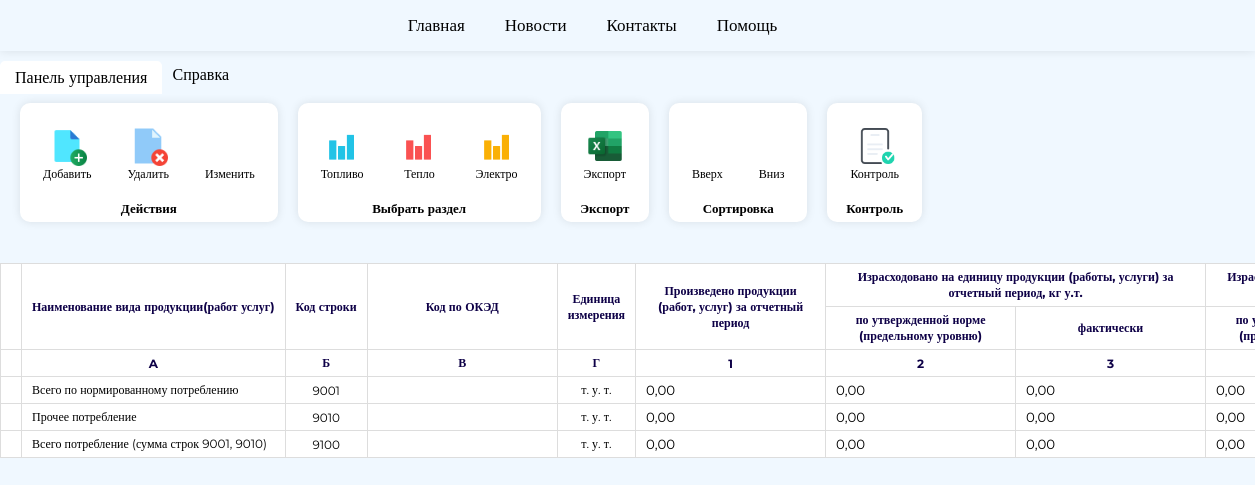
Screenshot of /report/fuel/2 with the database file from the repository.
### website/models.py (models this page shows)
class Sections(db.Model):
    __tablename__ = 'sections'
    id = db.Column(db.Integer, primary_key=True)
    id_version = db.Column(db.Integer, db.ForeignKey('version_report.id'))
    id_product = db.Column(db.Integer, db.ForeignKey('DirProduct.IdProduct'))
    code_product = db.Column(db.Integer, db.ForeignKey('DirProduct.CodeProduct'))
    section_number = db.Column(db.Integer)
    Oked = db.Column(db.Integer)
    produced = db.Column(Numeric(precision=10, scale=2))
    Consumed_Quota = db.Column(Numeric(precision=10, scale=2))
    Consumed_Fact = db.Column(Numeric(precision=10, scale=2))
    Consumed_Total_Quota = db.Column(Numeric(precision=10, scale=2))
    Consumed_Total_Fact = db.Column(Numeric(precision=10, scale=2))
    note = db.Column(db.String(200))
    product = relationship("DirProduct", foreign_keys=[id_product], backref="section")

class DirProduct(db.Model):
    __tablename__ = 'DirProduct'
    IdProduct = db.Column(db.Integer, primary_key = True)
    CodeProduct = db.Column(db.String(4000))
    NameProduct = db.Column(db.String(4000))
    IsFuel = db.Column(db.Boolean)
    IsHeat = db.Column(db.Boolean)
    IsElectro = db.Column(db.Boolean)
    IdUnit = db.Column(db.Integer, db.ForeignKey('DirUnit.IdUnit'))
    DateStart = db.Column(db.Date)
    DateEnd = db.Column(db.Date)
    unit = relationship("DirUnit", foreign_keys=[IdUnit], backref="products")

class DirUnit(db.Model):
    __tablename__ = 'DirUnit'
    IdUnit = db.Column(db.Integer, primary_key = True)
    CodeUnit = db.Column(db.String(4000))
    NameUnit = db.Column(db.String(4000))

### website/views.py (the view)
@views.route('/report/fuel/<int:id>')
def report_fuel(id):
    dirUnit = DirUnit.query.filter_by().all()
    dirProduct = DirProduct.query.filter(DirProduct.IsFuel == True, ~DirProduct.CodeProduct.in_(['9001', '9010', '9100'])).order_by(asc(DirProduct.CodeProduct)).all()
    current_version_report = Version_report.query.filter_by(id=id).first()
    curent_report = current_version_report.id
    current_version_report = id
    section = Sections.query.filter_by(id_version=curent_report, section_number = 1).all()
    if not section:
        flash('3 for this ')
        sections_data = [
            (id, 282, 9001, 1, None, None, None, None, None, None, None),
            (id, 285, 9010, 1, None, None, None, None, None, None, None),
            (id, 288, 9100, 1, None, None, None, None, None, None, None),
        ]
        for data in sections_data:
            section = Sections(
                id_version=data[0],
                id_product=data[1],
                code_product=data[2],
                section_number=data[3],
                Oked=data[4],
                produced=data[5],
                Consumed_Quota=data[6],
                Consumed_Fact=data[7],
                Consumed_Total_Quota=data[8],
                Consumed_Total_Fact=data[9],
                note=data[10]
            )
            db.session.add(section)
        db.session.commit()
        section = Sections.query.filter_by(id_version=curent_report, section_number = 1).all()
        return render_template('report_fuel.html',
            dirUnit=dirUnit,
            dirProduct=dirProduct,
            section=section,
            user=current_user,
            current_version_report=current_version_report,
            curent_report=curent_report
            )
    else:
        section = Sections.query.filter_by(id_version=curent_report, section_number = 1).all()
        return render_template('report_fuel.html',
            dirUnit=dirUnit,
            dirProduct=dirProduct,
            section=section,
            user=current_user,
            current_version_report=current_version_report,
            curent_report=curent_report
            )

### website/templates/report_fuel.html (shortened to what this page needs)
{% extends "base.html" %}
{% block content %}
<div class = "report-area_page">
    <div class = "report-area_menu">
        <div class="report-area_podmenu">
            <label for="tab1" class="report-area_menu-name">Панель управления</label>
            <div class="content-podmenu">
                <nav>
                    <ul>
                        <section>
                            <div class = "functions_menu">
                                <li id = "myAFP">
                                    <img src="{{ url_for('static', filename='img/icon_new_file.png')}}" alt="">
                                    <a>Добавить</a>
                                </li>
                                <li>
                                    <img src="{{ url_for('static', filename='img/icon_delete_file.png')}}" alt="">
                                    <a>Удалить</a>
                                </li>
                                <li>
                                    <a>Изменить</a>
                                </li>
                            </div>
                            <div style = "font-weight: 600;">
                                Действия
                            </div>
                        </section>
                        <section>
                            <div class = "functions_menu">
                                <li class = "active">
                                    <img src="{{ url_for('static', filename='img/Toplivo.png')}}" alt="">
                                    <a>Топливо</a>
                                </li>
                                <li >
                                    <img src="{{ url_for('static', filename='img/Teplo.png')}}" alt="">
                                    <a>Тепло</a>
                                </li>
                                <li>
                                    <img src="{{ url_for('static', filename='img/Electro.png')}}" alt="">
                                    <a>Электро</a>
                                </li>
                            </div>
                            <div style = "font-weight: 600;">
                                Выбрать раздел
                            </div>
                        </section>
                        <section>
                            <div class = "functions_menu">
                                <li>
                                    <img src="{{ url_for('static', filename='img/icon_excel.png')}}" alt="">
                                    <a>Экспорт</a>
                                </li>
                            </div>
                            <div style = "font-weight: 600;">
                                Экспорт
                            </div>
                        </section>
                        <section>
                            <div class = "functions_menu">
                                <li>
                                    <a>Вверх</a>
                                </li>
                                <li>
                                    <a>Вниз</a>
                                </li>
                            </div>
                            <div style = "font-weight: 600;">
                                Сортировка
                            </div>
                        </section>
                        <section>
                            <div class = "functions_menu">
                                <li>
                                    <img src="{{ url_for('static', filename='img/icon_control.png')}}" alt="">
                                    <a>Контроль</a>
                                </li>
                            </div>
                            <div style = "font-weight: 600;">
                                Контроль
                            </div>
                        </section>
                    </ul>
                </nav>
            </div>
        </div>
        <div class="report-area_podmenu">
            <label for="tab2" class="report-area_menu-name">Справка</label>
        </div>
    </div>
    <div class = "report-area">
        <table class = "table_report-area">
            <thead>
                <tr>
                    <th rowspan="2"></th>
                    <th rowspan="2" style = "white-space: nowrap;">Наименование вида продукции(работ услуг)</th>
                    <th rowspan="2" style = "white-space: nowrap;">Код строки</th>
                    <th rowspan="2" style = "white-space: nowrap;">Код по ОКЭД</th>
                    <th rowspan="2">Единица измерения</th>
                    <th rowspan="2">Произведено продукции (работ, услуг) за отчетный период</th>
                    <th colspan="2">Израсходовано на единицу продукции (работы, услуги) за отчетный период, кг у.т.</th>
                    <th colspan="3">Израсходовано на всю произведенную продукцию (работу, услугу) за отчетный период, т у.т.</th>
                </tr>
                <tr>
                    <th>по утвержденной норме (предельному уровню)</th>
                    <th>фактически</th>
                    <th>по утвержденной норме (предельному уровню)</th>
                </tr>
                <tr>
                    <th></th>
                    <th>A</th>
                    <th>Б</th>
                    <th>В</th>
                    <th>Г</th>
                    <th>1</th>
                    <th>2</th>
                    <th>3</th>
                    <th>4</th>
                </tr>
            </thead>
            <tbody>
                {% for row in section %}
                <form action = "/change_fuel" method="POST">
                    <tr data-id="{{ row.id }}">
                        <td>
                        </td>
                        <td style = "text-align: left;">
                            <input class = "name_prod_width" type = "text" value = "{{ row.product.NameProduct }}" readonly>
                        </td>
                        <td>{{ row.code_product }}</td>
                        <td>
                            {% if row.Oked %}
                                <input name = "Oked_fuel" onkeypress="return isNumberKey(event)" value = "{{ row.Oked }}">
                            {% else %}
                                <input name = "Oked_fuel" onkeypress="return isNumberKey(event)" value = "">
                            {% endif %}
                        </td>
                        <td>{{ row.product.unit.NameUnit }}</td>
                        <td>
                            {% if row.produced %}
                                <input name = "produced_fuel" onkeypress="return isNumberKey(event)" value = "{{ row.produced }}">
                            {% else %}
                                <input name = "produced_fuel" onkeypress="return isNumberKey(event)"value = "0,00">
                            {% endif %}
                        </td>
                        <td>
                            {% if row.Consumed_Quota %}
                                <input name = "Consumed_Quota_fuel" onkeypress="return isNumberKey(event)" value = "{{ row.Consumed_Quota }}">
                            {% else %}
                                <input name = "Consumed_Quota_fuel" onkeypress="return isNumberKey(event)"value = "0,00">
                            {% endif %}
                        </td>
                        <td>
                            {% if row.Consumed_Fact %}
                                <input name = "Consumed_Fact_fuel" value = "{{ row.Consumed_Fact }}" readonly>
                            {% else %}
                                <input name = "Consumed_Fact_fuel" value = "0,00" readonly>
                            {% endif %}
                        </td>
                        <td>
                            {% if row.Consumed_Total_Quota %}
                                <input name = "Consumed_Total_Quota_fuel" value = "{{ row.Consumed_Total_Quota }}" readonly>
                            {% else %}
                                <input name = "Consumed_Total_Quota_fuel" value = "0,00" readonly>
                            {% endif %}
                        </td>
                    </tr>
                </form>
                {% endfor %}
            </tbody>
        </table>
    </div>
</div>
{% endblock %}

### website/templates/base.html (shortened to what this page needs)
<!DOCTYPE html>
<html>
  <head>
    <link rel="stylesheet" href="{{ url_for('static', filename='css/base.css') }}">
  </head>
  <body>
    <header>
      <div class="center-content">
        <nav>
          <ul>
              <li onclick="window.location.href='/'">Главная</li>
              <li onclick="window.location.href='/'">Новости</li>
              <li onclick="window.location.href='/'" >Контакты</li>
              <li onclick="window.location.href='/'" >Помощь</li>
          </ul>
        </nav>
      </div>
    </header>
    <main>
    {% block content %}
    {% endblock %}
    </main>
  </body>
</html>

### website/static/css/base.css (style rules this page uses)
* { margin: 0; padding: 0; font-family: 'Montserrat'; }
html { margin: 0; width: 100%; height: 100%; }
body { display: flex; flex-direction: column; min-height: 100vh; background-color:aliceblue; color: rgb(0, 0, 0); }
header { display: flex; justify-content: space-between; align-items: center; background-color:aliceblue; box-shadow: 0 0 10px rgba(0, 0, 0, 0.1); color: rgb(0, 0, 0); position: fixed; top: 0; left: 0; width: 100%; text-align: center; z-index: 2; font-weight: 500; }
header .center-content nav { cursor: pointer; font-size: 17px; margin: 15px auto; max-width: 600px; }
header nav ul { display: flex; align-items: center; justify-content: center; list-style: none; text-align: center; margin: 0; }
header .center-content nav ul { margin: 0 20px; }
header .center-content nav ul li { margin: 0 20px; transition: color 0.3s ease; }
main { width: 100%; min-height: 100vb; }
.report-area_page { margin-top: 60px; height: 100vh; }
.report-area_menu { display: flex; color: rgb(0, 0, 0); font-weight: 500; top: 0; left: 0; }
.report-area_menu-name { padding: 5px 10px; margin: 0; display: inline-block; transition: background-color 0.3s ease, color 0.3s ease; cursor: pointer; }
input[type="radio"]:checked + .report-area_menu-name { background-color: rgb(255, 255, 255); font-size: 16px; padding: 7px 15px; }
.content-podmenu { position: absolute; padding: 0 10px; display: none; left: 0; right: 0; }
.report-area_podmenu :checked + .report-area_menu-name { position: relative; background-color:rgb(241, 241, 241); top: 1px; border-radius: 5px 5px 0 0; z-index: 1; }
.report-area_podmenu :checked ~ .content-podmenu { display: block; }
.content-podmenu nav ul { display: flex; list-style: none; margin: 0; }
.content-podmenu nav ul section { display: flex; background-color: #ffffff; border: none; border-radius: 10px; flex-direction: column; align-items: center; justify-content: center; margin: 10px; box-shadow: 0 0 10px rgba(0, 0, 0, 0.1); font-size: 13px; padding: 5px; }
.functions_menu { display: flex; flex-direction: row; }
.content-podmenu nav ul li { margin: 0; display: flex; flex-direction: column; margin: 7px; align-items: center; text-align: center; max-width: 65px; padding: 11px; }
.functions_menu .active { border-radius: 5px; border: none; }
.content-podmenu nav ul li img { height: 40px; width: auto; }
.content-podmenu nav ul li a { font-size: 12px; }
.report-area { margin-top: 170px; margin-bottom: 5px; width: 100%; display: flex; flex-direction: row; overflow-x: auto; }
.table_report-area { border: none; font-size: 12px; table-layout: fixed; flex-grow: 1; border-spacing: 0px; border-collapse: collapse; }
.table_report-area thead { text-align: center; color: rgb(14, 0, 71); font-weight: 600; }
.table_report-area tr th, .table_report-area tr td { border: 1px solid #dddddd; background-color: white; padding: 5px 10px; text-align: center; font-size: 12px; }
.name_prod_width { color: black; background-color: white; border: none; width: 100%; font-size: 12px; }
.table_report-area tr td input { border: none; }

### rows the page displays
Sections: product.NameProduct "Всего по нормированному потреблению", code_product "9001", product.unit.NameUnit "т. у. т."
Sections: product.NameProduct "Прочее потребление", code_product "9010", product.unit.NameUnit "т. у. т."
Sections: product.NameProduct "Всего потребление (сумма строк 9001, 9010)", code_product "9100", product.unit.NameUnit "т. у. т."
